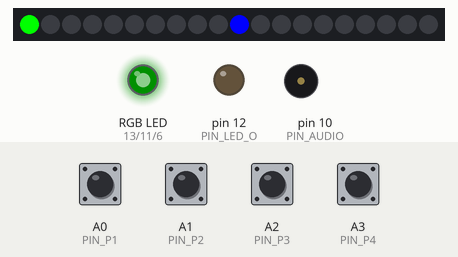
Recording of a sketch running on a simulated Arduino Uno, built with avr-gcc and run on an emulated ATmega328P. Shown: 20 RGB LEDs in strip order, left to right, an RGB LED mixed from three pins (HIGH = lit), output pins drawn as LEDs (lit = HIGH), buzzer (waves = sounding). The test bench sets the inputs (shaded band); at power-on: A0 (PIN_P1), A1 (PIN_P2), A2 (PIN_P3), A3 (PIN_P4) HIGH. Dim RGB values are drawn brighter than linear.

Above: at 9.4 s.
9.5 s: A0 (PIN_P1) pulled LOW for 0.15 s
At 10.04 s:
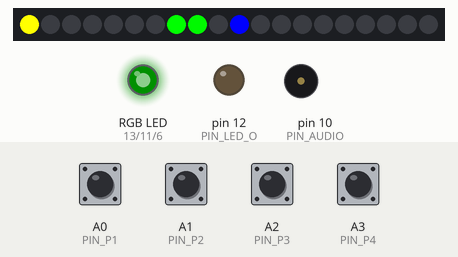
10.2 s: A1 (PIN_P2) pulled LOW for 1 s
At 11.6 s:
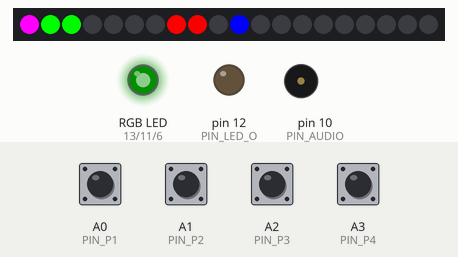
11.8 s: A2 (PIN_P3) pulled LOW for 0.15 s
At 12.35 s:
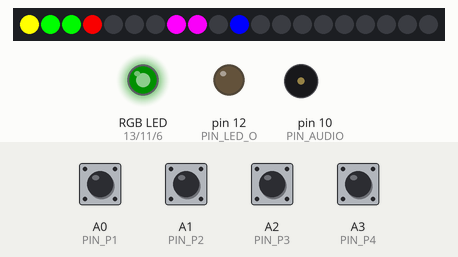
12.5 s: A3 (PIN_P4) pulled LOW for 0.15 s
At 12.93 s:
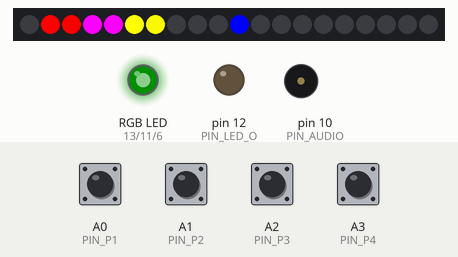
13.2 s: A1 (PIN_P2) pulled LOW for 0.15 s
At 13.77 s:
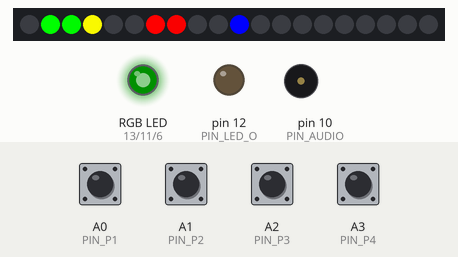
13.9 s: A2 (PIN_P3) pulled LOW for 1 s
At 15.81 s:
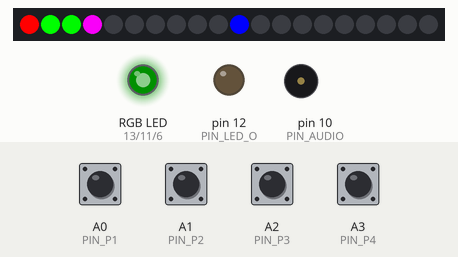
Timing chart, 0 to 16.5 s (numbered marks = the images above; inputs shaded):
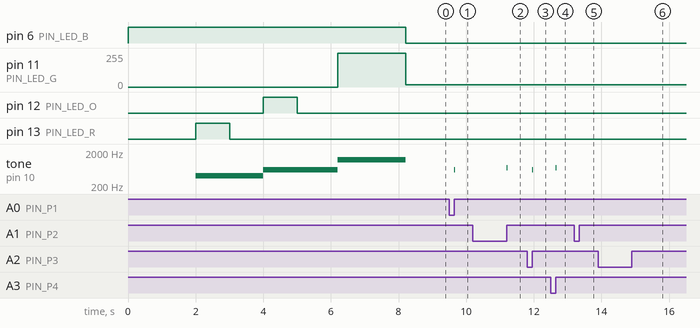

The sketch:

Programa1.ino
```cpp
#include <Adafruit_NeoPixel.h>     //Libreria de funciones que controlan la tira Led
#define MAXLED         20         //numero MAX LEDs activos en la tira

#define PIN_LED        8           // R 500 ohms to DI pin for WS2812 and WS2813, for WS2813 BI pin of first LED to GND
#define PIN_P1         A0          // switch player 1 to PIN A0 and GND
#define PIN_P2         A1          // switch player 2 to PIN A1 and GND
#define PIN_P3         A2          // switch player 3 to PIN A2 and GND
#define PIN_P4         A3          // switch player 4 to PIN A3 and GND
#define PIN_AUDIO     10           // BUZZER
#define PIN_LED_R     13           // Led Red
#define PIN_LED_O     12           // Led Orange
#define PIN_LED_G     11           // Led Green
#define PIN_LED_B      6           // Led Blue

//VARIABLES

int NPIXELS=MAXLED;                                  // numero de leds de la pista

#define COLOR1    track.Color(255,0,0)               //colores de los coches
#define COLOR2    track.Color(0,255,0)
#define COLOR3    track.Color(255,0,255)
#define COLOR4    track.Color(255,255,0)
int win_music[] = {                                  //melodía de victoria
  2637, 2637, 0, 2637,
  0, 2093, 2637, 0,
  3136
};

byte  gravity_map[MAXLED];   //funcion de adafruit que mapea la pista

int TBEEP=3;

float speed1=0;              //velocidad de los coches
float speed2=0;
float speed3=0;
float speed4=0;

float dist1=0;               //distancia de los coches
float dist2=0;
float dist3=0;
float dist4=0;

byte loop1=0;                //vueltas de los coches
byte loop2=0;
byte loop3=0;
byte loop4=0;

byte leader=0;               //lider
byte loop_max=5;             //total de vueltas


float ACEL=0.2;                //aceleración de los coches
float kf=0.015;                //constante de friccion. Frenado si dejamos de correr
float kg=0.003;                //constante de gravedad. Constante de la rampa

byte flag_sw1=0;               //banderas de los coches. Detectan el flanco
byte flag_sw2=0;
byte flag_sw3=0;
byte flag_sw4=0;
byte draworder=0;              //orden de dibujo

unsigned long timestamp=0;

Adafruit_NeoPixel track = Adafruit_NeoPixel(MAXLED, PIN_LED, NEO_GRB + NEO_KHZ800); //variable de la pista

int tdelay = 5;                                                              //tiempo de retardo

//FUNCIONES


void set_ramp(byte H,byte a,byte b,byte c)                                   //funcion que genera la rampa
{for(int i=0;i<(b-a);i++){gravity_map[a+i]=127-i*((float)H/(b-a));};
 gravity_map[b]=127;
 for(int i=0;i<(c-b);i++){gravity_map[b+i+1]=127+H-i*((float)H/(c-b));};
}

void setup() {
  for(int i=0;i<NPIXELS;i++){gravity_map[i]=127;};
  track.begin();
  pinMode(PIN_P1,INPUT_PULLUP);                                               //Choose INPUT_PULLUP or INPUT. Using EchidnaShield: INPUT
  pinMode(PIN_P2,INPUT_PULLUP);
  pinMode(PIN_P3,INPUT_PULLUP);
  pinMode(PIN_P4,INPUT_PULLUP);
  pinMode(PIN_LED_R,OUTPUT);
  pinMode(PIN_LED_O,OUTPUT);
  pinMode(PIN_LED_G,OUTPUT);
  pinMode(PIN_LED_B,OUTPUT);

  //if ((digitalRead(PIN_P1)==0))                                               //activa/desactiva la rampa y llama a la funcion que crea la rampa
  //{
    set_ramp(10,6,9,13);                                                  // ramp centrada en el LED 100 con 10 leds hacia adelante y 10 hacia atras
    for(int i=0;i<NPIXELS;i++){track.setPixelColor(i, track.Color(0,0,(127-gravity_map[i])/8) );};
    digitalWrite (PIN_LED_B, HIGH);
    track.show();
  //};
  start_race();
}

void start_race(){for(int i=0;i<NPIXELS;i++){track.setPixelColor(i, track.Color(0,0,0));};  //apaga la pista
                  digitalWrite(PIN_LED_O,LOW);
                  track.show();
                  delay(2000);
                  track.setPixelColor(12, track.Color(255,0,0));                           //enciende semaforo en rojo de la pista
                  track.setPixelColor(11, track.Color(255,0,0));
                  track.show();
                  digitalWrite(PIN_LED_R,HIGH);                                            //enciende led en el shield
                  tone(PIN_AUDIO,400);                                                     //enciende el zumbador
                  delay(1000);
                  digitalWrite(PIN_LED_R,LOW);                                             //apaga led rojo en el shield
                  delay(1000);
                  noTone(PIN_AUDIO);                                                       //apaga el zumbador
                  track.setPixelColor(12, track.Color(0,0,0));                             //enciende led ambar en la pista
                  track.setPixelColor(11, track.Color(0,0,0));
                  track.setPixelColor(10, track.Color(255,200,0));
                  track.setPixelColor(9, track.Color(255,200,0));
                  track.show();
                  digitalWrite(PIN_LED_O,HIGH);                                          //enciende led en el shield
                  tone(PIN_AUDIO,600);                                                   //zumbador
                  delay(1000);
                  digitalWrite(PIN_LED_O,LOW);                                           //apagamos led en el shield
                  delay(1200);
                  digitalWrite(PIN_LED_G,HIGH);                                        //enciende led en el shield
                  noTone(PIN_AUDIO);                                                   //apagamos zumbador
                  track.setPixelColor(9, track.Color(0,0,0));                          //enciende led en verde en la pista
                  track.setPixelColor(10, track.Color(0,0,0));
                  track.setPixelColor(8, track.Color(0,255,0));
                  track.setPixelColor(7, track.Color(0,255,0));
                  track.show();
                  tone(PIN_AUDIO,1200);                                             //Zumbador
                  delay(2000);
                  digitalWrite(PIN_LED_G,LOW);                                     //se apagan los leds de la pista y el shield
                  digitalWrite(PIN_LED_B,LOW);
                  analogWrite(PIN_LED_G,16);
                  noTone(PIN_AUDIO);
                  timestamp=0;
                 };

void winner_fx() {                                                         //reproduce las notas guardadas en la melodía de victoria
               int msize = sizeof(win_music) / sizeof(int);
               for (int note = 0; note < msize; note++) {
               tone(PIN_AUDIO, win_music[note],200);
               delay(230);
               noTone(PIN_AUDIO);

}


              };


//Funciones encargadas de representar los coches en cada vuelta

void draw_car1(void){for(int i=0;i<=loop1;i++){track.setPixelColor(((word)dist1 % NPIXELS)+i, track.Color(0,255-i*20,0));};
  }

void draw_car2(void){for(int i=0;i<=loop2;i++){track.setPixelColor(((word)dist2 % NPIXELS)+i, track.Color(255-i*20,0,0));};
 }

void draw_car3(void){for(int i=0;i<=loop3;i++){track.setPixelColor(((word)dist3 % NPIXELS)+i, track.Color(255-i*20,0,255-i*20));};
  }

void draw_car4(void){for(int i=0;i<=loop4;i++){track.setPixelColor(((word)dist4 % NPIXELS)+i, track.Color(255-i*20,255-i*20,0));};
 }

void loop() {
    //for(int i=0;i<NPIXELS;i++){track.setPixelColor(i, track.Color(0,0,0));};
    for(int i=0;i<NPIXELS;i++){track.setPixelColor(i, track.Color(0,0,(127-gravity_map[i])/8) );};

    //algoritmo encargado de detectar el flanco en lugar de si está o no pulsado
    if ( (flag_sw1==1) && (digitalRead(PIN_P1)==1) ) {flag_sw1=0;speed1+=ACEL;}; //0
    if ( (flag_sw1==0) && (digitalRead(PIN_P1)==0) ) {flag_sw1=1;}; //1

    //algoritmo que detecta si el coche está en la rampa y acelera o frena al coches
    if ((gravity_map[(word)dist1 % NPIXELS])<127) speed1-=kg*(127-(gravity_map[(word)dist1 % NPIXELS]));
    if ((gravity_map[(word)dist1 % NPIXELS])>127) speed1+=kg*((gravity_map[(word)dist1 % NPIXELS])-127);

    //la velocidad de los coches va disminuyendo
    speed1-=speed1*kf;

    if ( (flag_sw2==1) && (digitalRead(PIN_P2)==1) ) {flag_sw2=0;speed2+=ACEL;};
    if ( (flag_sw2==0) && (digitalRead(PIN_P2)==0) ) {flag_sw2=1;};

    if ((gravity_map[(word)dist2 % NPIXELS])<127) speed2-=kg*(127-(gravity_map[(word)dist2 % NPIXELS]));
    if ((gravity_map[(word)dist2 % NPIXELS])>127) speed2+=kg*((gravity_map[(word)dist2 % NPIXELS])-127);

    speed2-=speed2*kf;

    if ( (flag_sw3==1) && (digitalRead(PIN_P3)==1) ) {flag_sw3=0;speed3+=ACEL;};
    if ( (flag_sw3==0) && (digitalRead(PIN_P3)==0) ) {flag_sw3=1;};

    if ((gravity_map[(word)dist3 % NPIXELS])<127) speed3-=kg*(127-(gravity_map[(word)dist3 % NPIXELS]));
    if ((gravity_map[(word)dist3 % NPIXELS])>127) speed3+=kg*((gravity_map[(word)dist3 % NPIXELS])-127);

    speed3-=speed3*kf;

    if ( (flag_sw4==1) && (digitalRead(PIN_P4)==1) ) {flag_sw4=0;speed4+=ACEL;};
    if ( (flag_sw4==0) && (digitalRead(PIN_P4)==0) ) {flag_sw4=1;};

    if ((gravity_map[(word)dist4 % NPIXELS])<127) speed4-=kg*(127-(gravity_map[(word)dist4 % NPIXELS]));
    if ((gravity_map[(word)dist4 % NPIXELS])>127) speed4+=kg*((gravity_map[(word)dist4 % NPIXELS])-127);

    speed4-=speed4*kf;

        //algoritmo encargado de saber qué coche ha recorrido más distancia
    dist1+=speed1;
    dist2+=speed2;
    dist3+=speed3;
    dist4+=speed4;

        //algoritmo encargado de saber, en función de la distancia recorrida, qué coche va primero
    if (dist1>dist2 and dist1>dist3 and dist1>dist4) {leader=1;}
    if (dist2>dist1 and dist2>dist3 and dist2>dist4) {leader=2;}
    if (dist3>dist1 and dist3>dist2 and dist3>dist4) {leader=3;}
    if (dist4>dist1 and dist4>dist2 and dist4>dist3) {leader=4;} ;

      //algoritmo encargado de saber en qué vuelta está cada coche. Zumbador con cada vuelta
    if (dist1>NPIXELS*loop1) {loop1++;tone(PIN_AUDIO,600);TBEEP=2;};
    if (dist2>NPIXELS*loop2) {loop2++;tone(PIN_AUDIO,700);TBEEP=2;};
    if (dist3>NPIXELS*loop3) {loop3++;tone(PIN_AUDIO,600);TBEEP=2;};
    if (dist4>NPIXELS*loop4) {loop4++;tone(PIN_AUDIO,700);TBEEP=2;};

      //algoritmo encargado de saber quién ha ganado, reproduce melodia, reinicia parámetros y reinicia la carrera
    if (loop1>loop_max) {for(int i=0;i<NPIXELS;i++){track.setPixelColor(i, track.Color(0,16,0));}; track.show();
                                                    winner_fx();loop1=0;loop2=0;loop3=0;loop4=0;dist1=0;dist2=0;dist3=0;dist4=0;speed1=0;speed2=0;speed3=0;speed4=0;timestamp=0;
                                                     digitalWrite(PIN_LED_G,LOW);
                                                    start_race();
                                                   }
    if (loop2>loop_max) {for(int i=0;i<NPIXELS;i++){track.setPixelColor(i, track.Color(16,0,0));}; track.show(); //255 -> 128
                                                    winner_fx();loop1=0;loop2=0;loop3=0;loop4=0;dist1=0;dist2=0;dist3=0;dist4=0;speed1=0;speed2=0;speed3=0;speed4=0;timestamp=0;
                                                     digitalWrite(PIN_LED_G,LOW);
                                                    start_race();
                                                   }

    if (loop3>loop_max) {for(int i=0;i<NPIXELS;i++){track.setPixelColor(i, track.Color(16,0,16));}; track.show();
                                                    winner_fx();loop1=0;loop2=0;loop3=0;loop4=0;dist1=0;dist2=0;dist3=0;dist4=0;speed1=0;speed2=0;speed3=0;speed4=0;timestamp=0;
                                                     digitalWrite(PIN_LED_G,LOW);
                                                    start_race();
                                                   }
    if (loop4>loop_max) {for(int i=0;i<NPIXELS;i++){track.setPixelColor(i, track.Color(16,16,0));}; track.show(); //255 -> 128
                                                   winner_fx();loop1=0;loop2=0;loop3=0;loop4=0;dist1=0;dist2=0;dist3=0;dist4=0;speed1=0;speed2=0;speed3=0;speed4=0;timestamp=0;
                                                     digitalWrite(PIN_LED_G,LOW);
                                                    start_race();
                                                   }
        //algoritmo que elige en qué orden dibujar los coches
    if ((millis() & 512)==(512*draworder)) {if (draworder==0) {draworder=1;}
                          else {draworder=0;}
                         };
        //algoritmo que dibuja los coches
    if (draworder==0) {draw_car1();draw_car2();draw_car3();draw_car4();}
        else {draw_car4();draw_car3();draw_car2();draw_car1();}

    track.show();
    delay(tdelay);

    if (TBEEP>0) {TBEEP-=1;
                  if (TBEEP==0) {noTone(PIN_AUDIO);}; // lib conflict !!!! interruption off by neopixel
                 };
}
```

Measured:
- after the input at 9.5 s, tone on pin 10 (PIN_AUDIO): silent → 600 Hz after 0.15 s, → silent 0.01 s later; the LEDs: first change after 0.15 s (image 1 shows a later state)
- after the input at 10.2 s, tone on pin 10 (PIN_AUDIO): silent → 700 Hz after 1.0 s, → silent 0.01 s later; the LEDs: first differ from a run without the input after 1.1 s (image 2 shows a later state)
- after the input at 11.8 s, tone on pin 10 (PIN_AUDIO): silent → 600 Hz after 0.15 s, → silent 0.01 s later; the LEDs: first differ from a run without the input after 0.22 s (image 3 shows a later state)
- after the input at 12.5 s, tone on pin 10 (PIN_AUDIO): silent → 700 Hz after 0.15 s, → silent 0.01 s later; the LEDs: first change after 0.25 s (image 4 shows a later state)
- after the input at 13.2 s, the LEDs: first differ from a run without the input after 0.17 s (image 5 shows a later state)
